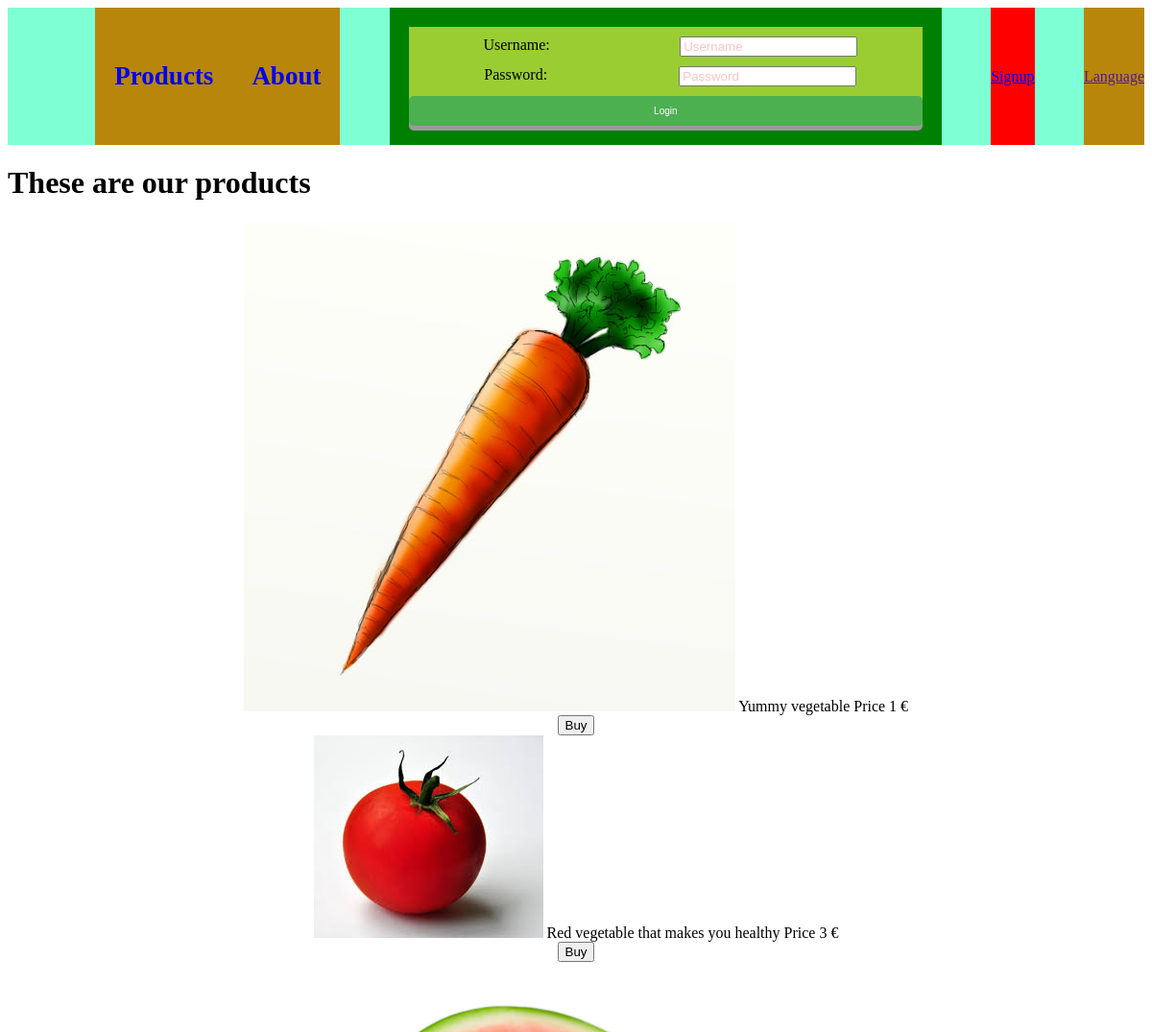
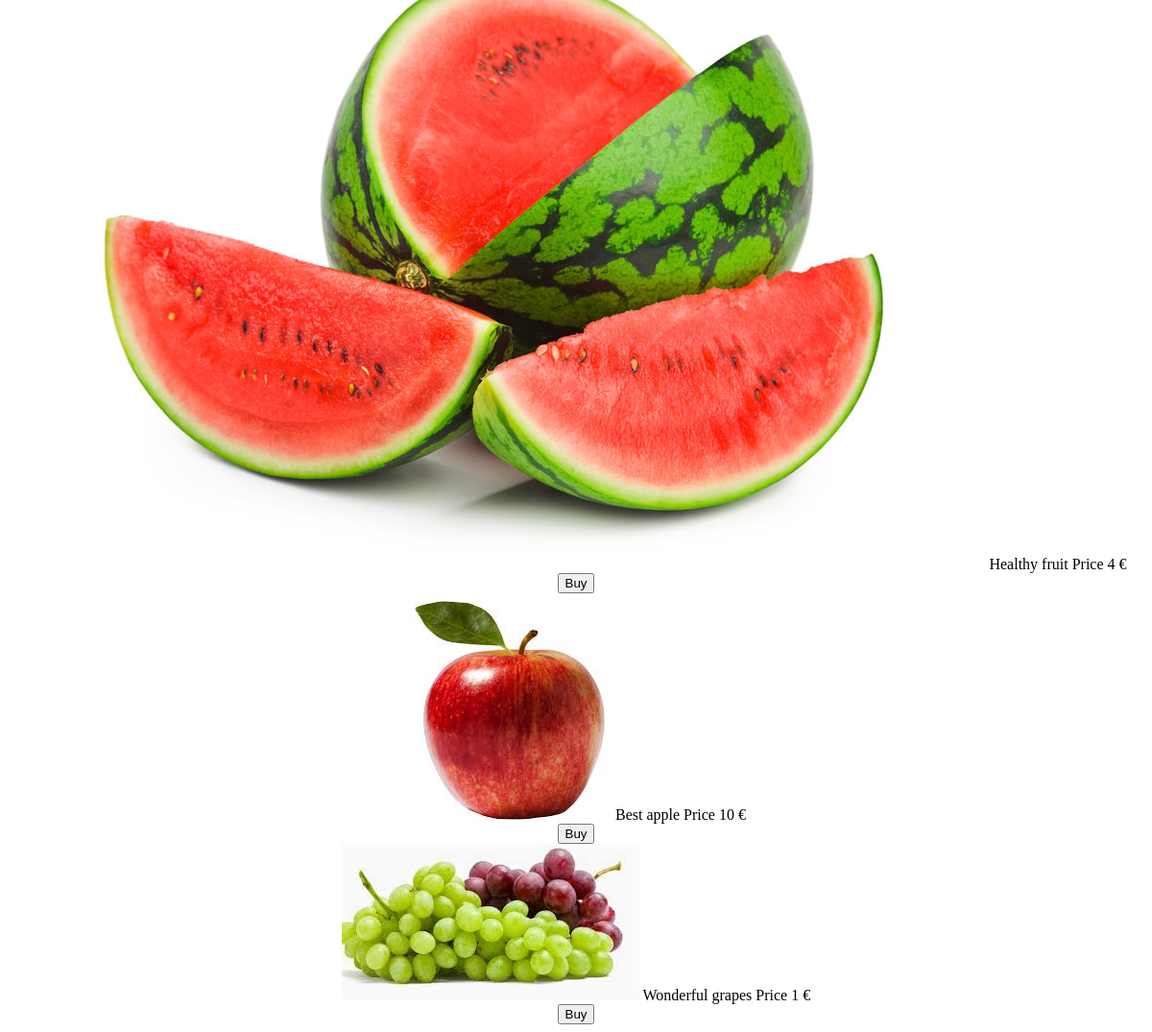
Page /2tpifeProducts.php on the committed database (2 pictures, top to bottom).
### tables this page shows
CREATE TABLE Products(
    ID INT NOT NULL AUTO_INCREMENT,
    NAME varchar(50),
    Description varchar(500),
    Price INT(10),
    Picture varchar(50),
    PRIMARY KEY (ID)
);

### 2tpifeProducts.php (the view, shortened to what this page needs)
<?php
include_once "credentials.php";
include_once "displayUser.php";
?>
<!DOCTYPE html>
<html>
<head>
    <link rel='stylesheet' type='text/css' media='screen' href='2tpife.css'>
</head>
<body>
    <nav id="navigationBar">
        <div id="navigationTittle">
        </div>
        <div id=navigationLinks>
            <a href="2tpifeProducts.php">
                <h1>Products</h1>
            </a>
            <a href="2tpifeAbout.php">
                <h1>About</h1>
            </a>
        </div>
        <div id="login">
            <?php if (isset($_POST["Logout"])) {
              session_unset();
              session_destroy();
              print "You have been successfully logged out";
              ?>
                  <form action="<?php print $_SERVER["PHP_SELF"]; ?>" method="post">
                    <div>
                      <div>
                        <label for="Username">Username: </label>
                        <input type="text" name="Username" placeholder="Username" required>
                      </div>
                      <div>
                        <label for="Password">Password: </label>
                        <input type="password" name="Password" placeholder="Password" required>
                      </div>
                    </div>
                    <input type="submit" name="Login" id="loginButton" value="Login">
                  </form>
            <?php
            $bDisplaySignup = false;
            if (!isset($_SESSION["UserLogged"])) {
              $bDisplaySignup = true;
            } elseif (!$_SESSION["UserLogged"]) {
              $bDisplaySignup = true;
            }
            if ($bDisplaySignup) { ?>
            <div id="Signup"><a href="Signup.php">Signup</a></div>
            <?php }
            } elseif ($_SESSION["UserLogged"]) {
              displayUserDetails($connection);
            } else {
               ?>
                  <form action="<?php print $_SERVER["PHP_SELF"]; ?>" method="post">
                    <div>
                      <div>
                        <label for="Username">Username: </label>
                        <input type="text" name="Username" placeholder="Username" required>
                      </div>
                      <div>
                        <label for="Password">Password: </label>
                        <input type="password" name="Password" placeholder="Password" required>
                      </div>
                    </div>
                    <input type="submit" name="Login" id="loginButton" value="Login">
                  </form>
            <?php
            } ?>
        </div>
        <?php if (isset($_SESSION["UserLogged"])) {
          if (!$_SESSION["UserLogged"]) { ?>
        <div id="Signup"><a href="Signup.php">Signup</a></div>
<?php }
        } ?>
        <div id="navigationLanguage">
            <a href="">Language</a>
        </div>
    </nav>
    <h1>These are our products</h1>
    <div id="AllProducts">
    <?php
    $products = $connection->prepare("SELECT * FROM products");
    $products->execute();
    $result = $products->get_result();
    while ($row = $result->fetch_assoc()) { ?>
        <div class="Product">
            <img src="<?php print $row["Picture"]; ?>">
            <?php print $row["Description"]; ?>
            Price <?php print $row["Price"]; ?> &euro;
            <form action="2tpifeProducts.php" method="post">
              <input type="submit" name="BuyItem" id="BuyItem" value="Buy">
            </form>
            <?php }
    ?>
        </div>
</body>
</html>

### displayUser.php (shortened to what this page needs)
<!DOCTYPE html>
<html lang="en">
<head>
  <link rel='stylesheet' type='text/css' media='screen' href='2tpife.css'>
</head>
<body>
</body>
</html>

### 2tpife.css (style rules this page uses)
#navigationBar { display: flex; background-color: aquamarine; justify-content: space-between; }
#navigationTittle { background-color: aquamarine; font-family: cursive; font-size: large; padding: 20px; }
#navigationLinks a { text-decoration: none; padding: 20px; font-size: large; }
#navigationLinks { display: flex; align-items: center; background-color: darkgoldenrod; }
#navigationLanguage { display: flex; align-items: center; background-color: darkgoldenrod; }
#Signup { display: flex; align-items: center; background-color: red; }
#loginButton, #logoutButton, #signupButton, #addButton, #deleteButton { padding: 10px 10px; font-size: 10px; text-align: center; cursor: pointer; outline: none; color: #fff; background-color: #4CAF50; border: none; border-radius: 5px; box-shadow: 0 5px #999; }
#login { background-color: green; display: flex; align-items: center; justify-content: space-around; padding: 20px; }
#login form { background-color: yellowgreen; display: flex; justify-content: space-around; flex-direction: column; }
#login form div { display: flex; justify-content: space-around; flex-wrap: wrap; padding: 5px; width: 100%; }
#AllProducts { display: flex; justify-content: space-around; flex: wrap; align-items: center; }
.Product { text-align: center; }
::placeholder { color: rgb(255, 137, 137); opacity: 0.5; }

### rows in the picture
products: Picture (picture), Description "Yummy vegetable", Price "1"
products: Picture (picture), Description "Red vegetable that makes you healthy", Price "3"
products: Picture (picture), Description "Healthy fruit", Price "4"
products: Picture (picture), Description "Best apple", Price "10"
products: Picture (picture), Description "Wonderful grapes", Price "1"
